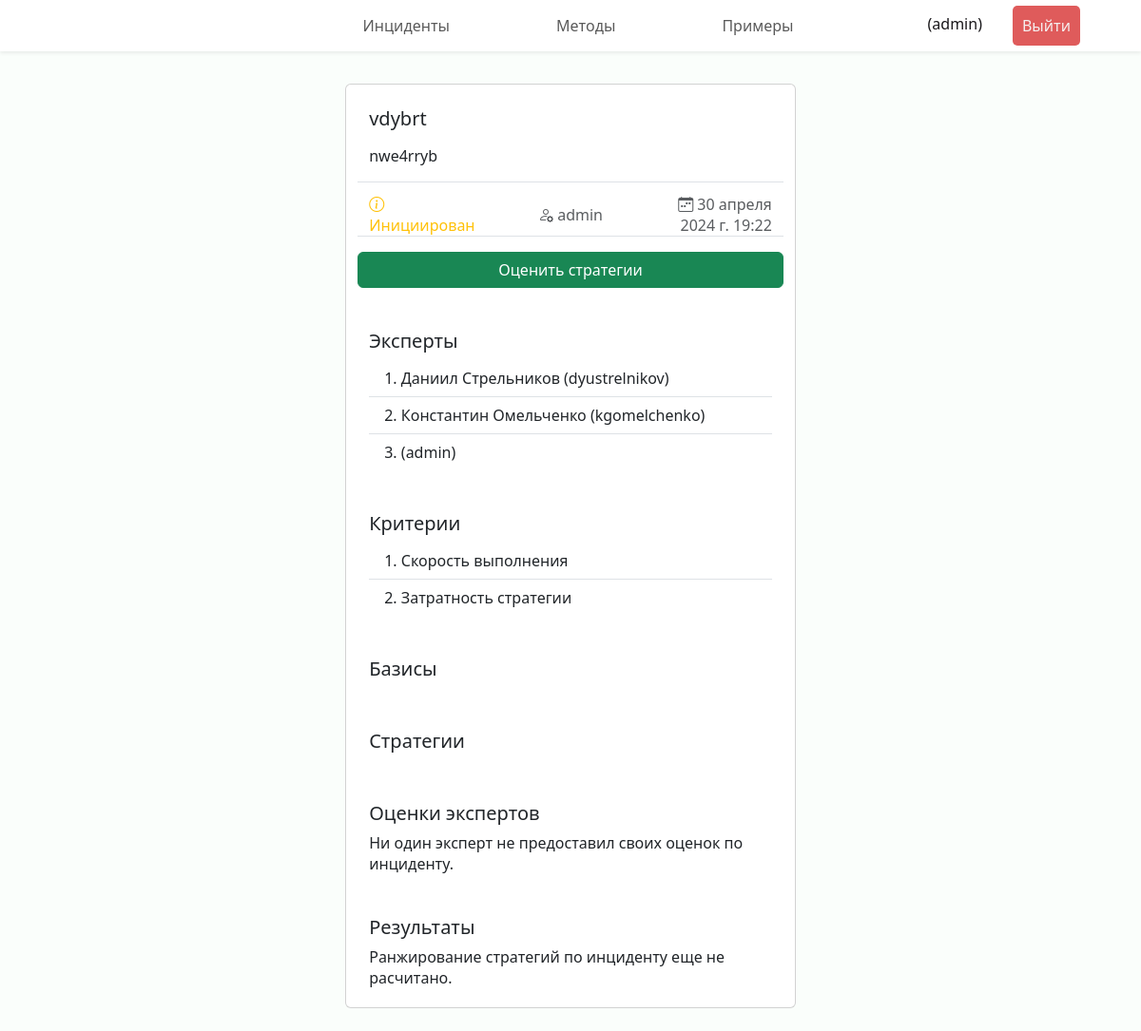
Screenshot of /incident/32 (signed in) with the database file from the repository.
### incidents/models.py (models this page shows, shortened)
class Incident(models.Model):
    name = models.CharField("Название", max_length=100)
    description = models.TextField("Описание")
    created_at = models.DateTimeField("Создан")
    results = models.JSONField("Результаты", null=True, blank=True)
    creator = models.ForeignKey(Expert, verbose_name="Инициатор", on_delete=models.CASCADE,
                                related_name="authored_incidents")
    status = models.ForeignKey(Status, verbose_name="Статус", on_delete=models.CASCADE)
    basises = models.ManyToManyField(Basis, through="IncidentBasis")
    criteries = models.ManyToManyField(Critery, through="IncidentCritery")
    strategies = models.ManyToManyField(Strategy, through="IncidentStrategy")
    experts = models.ManyToManyField(Expert, through="IncidentExpert")
    class Meta:
        verbose_name = "Инцидент"
        verbose_name_plural = "Инциденты"

class Status(models.Model):
    name = models.CharField("Наименование", max_length=100)
    def __str__(self) -> str:
        return self.name
    class Meta:
        verbose_name = "Статус"
        verbose_name_plural = "Статусы"

class Expert(models.Model):
    user = models.OneToOneField(User, verbose_name="Пользователь", on_delete=models.CASCADE)
    class Meta:
        verbose_name = "Эксперт"
        verbose_name_plural = "Эксперты"

class Critery(models.Model):
    description = models.CharField("Описание", max_length=200)
    def __str__(self) -> str:
        return self.description
    class Meta:
        verbose_name = "Критерий ранжирования"
        verbose_name_plural = "Критерии ранжирования"

### incidents/views.py (the view)
# urls.py: path("incident/<int:incident_id>", views.incident, name="incident"),
@login_required(login_url='login')
def incident(request, incident_id):
    if request.method == 'GET':
        try:
            incident = Incident.objects.get(id=incident_id)
        except Incident.DoesNotExist:
            raise Http404("Инцидент не существует")
        experts_with_scores = IncidentExpert.objects.filter(incident_id=incident_id, scores__isnull = False)
        return render(request, "incidents/incident.html", {
            'incident': incident, 'experts_with_scores': experts_with_scores})
    if request.method == 'DELETE':
        return incident_delete(request)

### incidents/templates/incidents/incident.html (shortened to what this page needs)
{% extends 'incidents/base.html' %}
{% load static %}
{% block links %}
<link rel="stylesheet" href="{% static 'incidents/css/style.css' %}">
{% endblock %}
{% block header %}
<header class="header fixed-top shadow-sm d-flex">
    <nav class="navbar navbar-expand-lg w-100">
        <div class="collapse navbar-collapse justify-content-center" id="navbarNav">
        <ul class="navbar-nav ">
            <li class="nav-item px-5"><a class="nav-link" href="{% url 'incidents' %}">Инциденты</a></li>
            <li class="nav-item px-5"><a class="nav-link" href="{% url 'methods' %}">Методы</a></li>
            <li class="nav-item px-5"><a class="nav-link" href="{% url 'examples' %}">Примеры</a></li>
        </ul>
        </div>
        <ul class="navbar-nav position-fixed end-0 me-5 align-items-center">
            <li class="nav-item px-3 text-end mb-1">
                <div class="username">({{ request.user.get_username }})</div>
            </li>
            <li class="nav-item px-3">
                <form action="{% url 'logout' %}" method="POST">
                    <button class="logout-btn" type="submit">Выйти</button>
                </form>
            </li>
          </ul>
    </nav>
</header>
{% endblock %}
{% block content %}
<div class="cards d-flex p-2 flex-column align-items-center">
    <div class="card mb-3">
        <div class="card-body m-2 mb-1">
          <h5 class="card-title">{{ incident.name }}</h5>
          <p class="card-text">{{ incident.description|linebreaks }}</p>
          <div class="row justify-content-between align-items-center pt-3 border-top">
            <p class="col card-subtitle text-warning"><i class="bi bi-info-circle"></i> {{ incident.status }}</p>
            <p class="col card-subtitle text-center text-muted"><i class="bi bi-person-gear"></i> {{ incident.creator.user.get_username }}</p>
            <p class="col card-subtitle text-muted text-end"><i class="bi bi-calendar-week"></i> {{ incident.created_at }}</p>
          </div>
          {% for expert in incident.experts.all %}
          {% if expert.user == request.user and not expert.scores %}
          <div class="row justify-content-between align-items-center pt-3 border-top">
            <a href="{% url 'incident_assess' incident.id %}" class="col btn btn-success">Оценить стратегии</a>
          </div>
          {% endif %}
          {% endfor %}
        </div>
        <div class="card-body m-2 mb-1">
            <h5 class="card-title">Эксперты</h5>
            <ul class="list-group list-group-flush">
                {% for expert in incident.experts.all %}
                <li class="list-group-item">{{ forloop.counter }}. {{ expert.user.get_full_name }} ({{ expert.user.get_username }})</li>
                {% endfor %}
            </ul>
        </div>
        <div class="card-body m-2 mb-1">
            <h5 class="card-title">Критерии</h5>
            <ul class="list-group list-group-flush">
                {% for criteria in incident.criteries.all %}
                <li class="list-group-item">{{ forloop.counter }}. {{ criteria }}</li>
                {% endfor %}
            </ul>
        </div>
        <div class="card-body m-2 mb-1">
            <h5 class="card-title">Базисы</h5>
        </div>
        <div class="card-body m-2 mb-1">
            <h5 class="card-title">Стратегии</h5>
        </div>
        <div class="card-body m-2 mb-1">
          <h5 class="card-title">Оценки экспертов</h5>
          {% if not experts_with_scores %}
          <p class="card-text">Ни один эксперт не предоставил своих оценок по инциденту.</p>
          {% endif %}
        </div>
        <div class="card-body m-2 mb-1">
          <h5 class="card-title">Результаты</h5>
          {% if not incident.results %}
          <p class="card-text">Ранжирование стратегий по инциденту еще не расчитано.</p>
          {% else %}
          <p class="card-text">{{ incident.results }}</p>
          {% endif %}
        </div>
      </div>
</div>
{% endblock %}

### incidents/static/incidents/css/style.css (style rules this page uses)
:root { --font-family: "Segoe UI", Roboto, "Helvetica Neue", Arial, sans-serif; }
* { box-sizing: border-box; padding: 0; margin: 0; }
body { margin: 5rem 0 0 0; font-family: var(--font-family); font-weight: 400; line-height: normal; background-color: rgb(250, 254, 251); color: #19171a; overflow: overlay; width: 100%; }
.header { background: rgb(255, 255, 255); }
.logout-btn { padding: 10px; background-color: #df5b5b; color: #f5efef; text-decoration: none; border-radius: 5px; border-width: 0; }
.card { width: 40%; }

### rows the page displays
Incident: name "vdybrt", description "nwe4rryb", status "Инициирован", creator.user.get_username "admin", created_at "30 апреля 2024 г. 19:22"
Expert: shows "Оценить стратегии", user.get_username "admin"
Expert: user.get_full_name "Даниил Стрельников", user.get_username "dyustrelnikov"
Expert: user.get_full_name "Константин Омельченко", user.get_username "kgomelchenko"
Critery: description "Скорость выполнения"
Critery: description "Затратность стратегии"

### other values shown
{{ request.user.get_username }} "admin"
